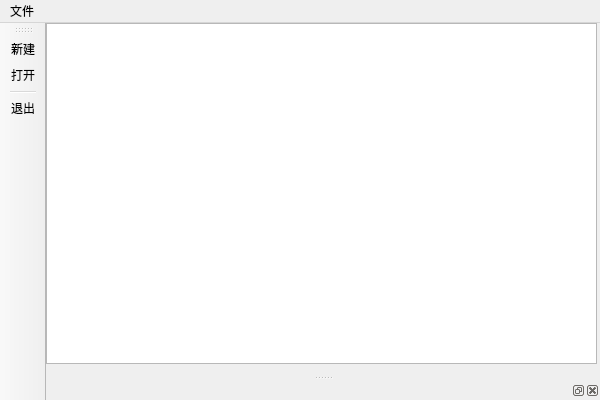
<?xml version="1.0" encoding="UTF-8"?>
<ui version="4.0">
 <class>Layout_checkClass</class>
 <widget class="QMainWindow" name="Layout_checkClass">
  <property name="geometry">
   <rect>
    <x>0</x>
    <y>0</y>
    <width>600</width>
    <height>400</height>
   </rect>
  </property>
  <property name="windowTitle">
   <string>Layout_check</string>
  </property>
  <widget class="QWidget" name="centralWidget">
   <widget class="QTextEdit" name="textEdit">
    <property name="geometry">
     <rect>
      <x>0</x>
      <y>0</y>
      <width>551</width>
      <height>341</height>
     </rect>
    </property>
   </widget>
  </widget>
  <widget class="QMenuBar" name="menuBar">
   <property name="geometry">
    <rect>
     <x>0</x>
     <y>0</y>
     <width>600</width>
     <height>26</height>
    </rect>
   </property>
   <widget class="QMenu" name="menuFile">
    <property name="title">
     <string>文件</string>
    </property>
    <addaction name="actionNew"/>
    <addaction name="actionOpen"/>
    <addaction name="separator"/>
    <addaction name="actionQuit"/>
   </widget>
   <addaction name="menuFile"/>
  </widget>
  <widget class="QToolBar" name="toolBar">
   <property name="windowTitle">
    <string>toolBar</string>
   </property>
   <attribute name="toolBarArea">
    <enum>LeftToolBarArea</enum>
   </attribute>
   <attribute name="toolBarBreak">
    <bool>false</bool>
   </attribute>
   <addaction name="actionNew"/>
   <addaction name="actionOpen"/>
   <addaction name="separator"/>
   <addaction name="actionQuit"/>
  </widget>
  <widget class="QDockWidget" name="dockWidget">
   <property name="allowedAreas">
    <set>Qt::BottomDockWidgetArea</set>
   </property>
   <attribute name="dockWidgetArea">
    <number>8</number>
   </attribute>
   <widget class="QWidget" name="dockWidgetContents"/>
  </widget>
  <action name="actionNew">
   <property name="text">
    <string>新建</string>
   </property>
  </action>
  <action name="actionOpen">
   <property name="text">
    <string>打开</string>
   </property>
  </action>
  <action name="actionQuit">
   <property name="text">
    <string>退出</string>
   </property>
  </action>
 </widget>
 <layoutdefault spacing="6" margin="11"/>
 <resources>
  <include location="Layout_check.qrc"/>
 </resources>
 <connections/>
</ui>
